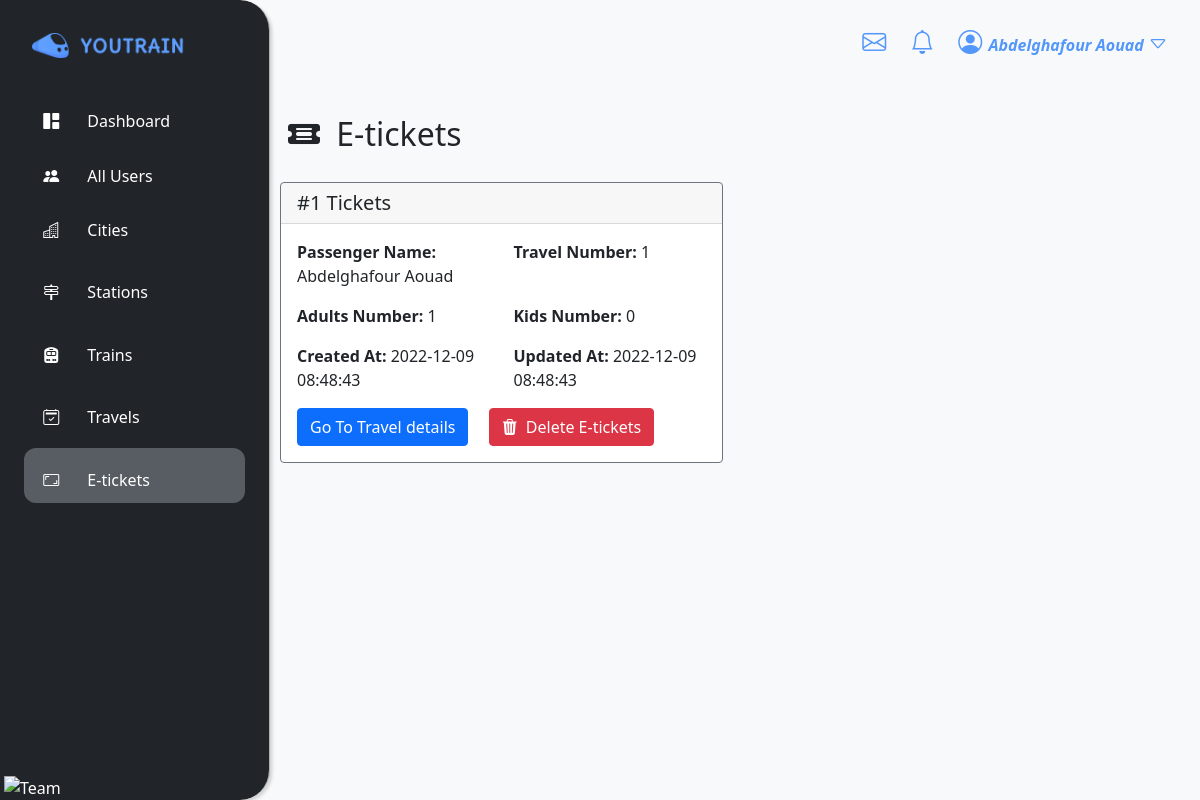
The app's page /tickets.php (signed in), older data.
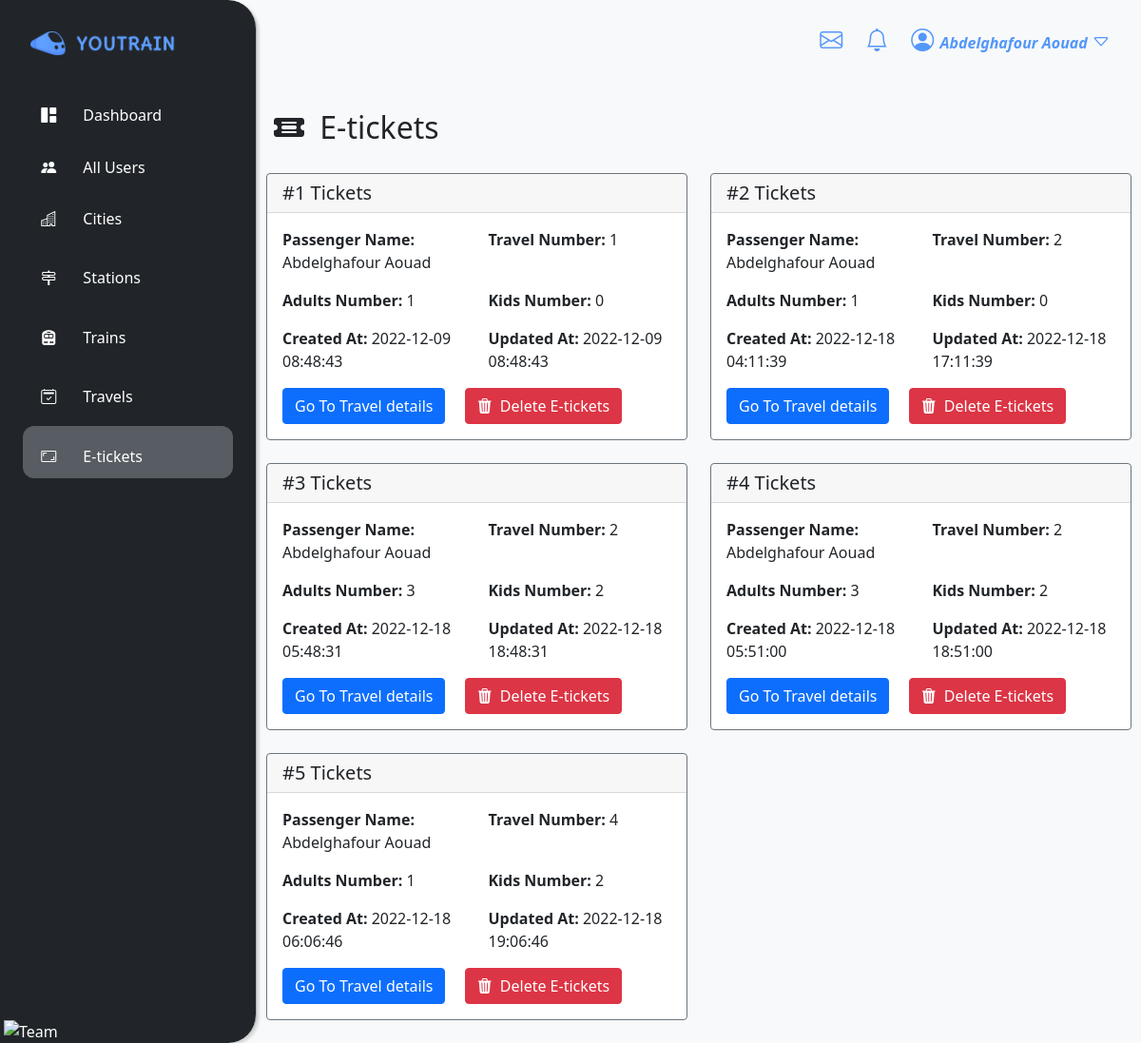
The same page, newer data.
### tables this page shows
CREATE TABLE IF NOT EXISTS `bookings` (
  `id` int NOT NULL AUTO_INCREMENT,
  `user_id` int NOT NULL,
  `travel_id` int NOT NULL,
  `nbr_adults` int NOT NULL,
  `nbr_kids` int NOT NULL,
  `created_at` timestamp NOT NULL DEFAULT CURRENT_TIMESTAMP,
  `updated_at` timestamp NOT NULL DEFAULT CURRENT_TIMESTAMP,
  PRIMARY KEY (`id`)
);

CREATE TABLE IF NOT EXISTS `users` (
  `id` int NOT NULL AUTO_INCREMENT,
  `first_name` varchar(50) NOT NULL,
  `last_name` varchar(50) NOT NULL,
  `age` int DEFAULT NULL,
  `email` varchar(255) NOT NULL,
  `phone` varchar(18) DEFAULT NULL,
  `password` varchar(255) NOT NULL,
  `admin` int NOT NULL DEFAULT '0',
  `created_at` timestamp NOT NULL DEFAULT CURRENT_TIMESTAMP,
  `updated_at` timestamp NOT NULL,
  `updated_by` int NOT NULL,
  PRIMARY KEY (`id`)
);

CREATE TABLE IF NOT EXISTS `travels` (
  `id` int NOT NULL AUTO_INCREMENT,
  `time` float NOT NULL,
  `price` float NOT NULL,
  `seat` int NOT NULL DEFAULT '0',
  `start_station_id` int NOT NULL,
  `end_station_id` int NOT NULL,
  `date_start` timestamp NOT NULL,
  `created_at` timestamp NOT NULL DEFAULT CURRENT_TIMESTAMP,
  `updated_at` timestamp NOT NULL,
  `created_by` int NOT NULL,
  `updated_by` int DEFAULT NULL,
  `train_id` int NOT NULL,
  PRIMARY KEY (`id`)
);

### models/connection.php (called while the page is built, shortened)
<?php
class Connection
{
      private $serv = 'localhost';
      private $user = 'root';
      private $pass = '';
      private $bd = 'youtrain';
      private function pdoConnection()
      {
            $con = new PDO('mysql:host=' . $this->serv . ';dbname=' . $this->bd, $this->user, $this->pass);
            $con->setAttribute(PDO::ATTR_DEFAULT_FETCH_MODE, PDO::FETCH_ASSOC);
            try {
                  return $con;
            } catch (PDOException $e) {
                  echo 'Database Error: ' . $e->getMessage();
            }
      }
      public function connect()
      {
            return $this->pdoConnection();
      }
}

### models/ticket.php (called while the page is built, shortened)
<?php
require_once 'connection.php';
class Ticket extends Connection
{
    public function allTickets()
    {
        $sql = "SELECT bookings.*,
                travels.id as travel_number,
                users.first_name as first_name,
                users.last_name as last_name
                from bookings
                inner join users on users.id = bookings.user_id
                inner join travels on travels.id = bookings.travel_id";
        $stmt = $this->connect()->prepare($sql);
        $stmt->execute();
        $result = $stmt->fetchAll();
        return $result;
    }
}

### views/allTickets.php (the view)
<?php
include_once './models/ticket.php';
$all_tickets = new Ticket();
$tickets = $all_tickets->allTickets();
?>
<div class="row row-cols-1 row-cols-md-2 g-4">
    <?php
    foreach ($tickets as $ticket) {
    ?>
        <div class="col">
            <div class="card border-secondary">
                <h5 class="card-header">#<?= $ticket["id"] ?> Tickets</h5>
                <div class="card-body">
                    <div class="row row-cols-2">
                        <p class="col"><span class="fw-bold">Passenger Name: </span> <?= $ticket['first_name'] . " " . $ticket['last_name']  ?></p>
                        <p class="col"><span class="fw-bold">Travel Number: </span> <?= $ticket["travel_number"] ?></p>
                    </div>
                    <div class="row row-cols-2">
                        <p class="col"><span class="fw-bold">Adults Number: </span> <?= $ticket["nbr_adults"] ?></p>
                        <p class="col"><span class="fw-bold">Kids Number: </span> <?= $ticket["nbr_kids"] ?></p>
                    </div>
                    <div class="row row-cols-2">
                        <p class="col"><span class="fw-bold">Created At: </span> <?= $ticket["created_at"] ?></p>
                        <p class="col"><span class="fw-bold">Updated At: </span> <?= $ticket["updated_at"] ?></p>
                    </div>
                    <div class="">
                        <a href="traveldetails.php?id=<?= $ticket["travel_number"]; ?>" class="btn btn-primary me-3">Go To Travel details</a>
                        <a href="controllers/ticketController.php?id=<?= $ticket['id']; ?>" class="btn btn-danger"><i class="bi bi-trash3-fill users-icon me-1"></i> Delete E-tickets</a>
                    </div>
                </div>
            </div>
        </div>
    <?php
    }
    ?>
</div>

Row changes from the older to the newer data that the page shows:
added bookings: id "2", user.first_name "Abdelghafour", user.last_name "Aouad", travel "2", nbr_adults "1", nbr_kids "0", created_at "2022-12-18 04:11:39", updated_at "2022-12-18 17:11:39"
added bookings: id "3", user.first_name "Abdelghafour", user.last_name "Aouad", travel "2", nbr_adults "3", nbr_kids "2", created_at "2022-12-18 05:48:31", updated_at "2022-12-18 18:48:31"
added bookings: id "4", user.first_name "Abdelghafour", user.last_name "Aouad", travel "2", nbr_adults "3", nbr_kids "2", created_at "2022-12-18 05:51:00", updated_at "2022-12-18 18:51:00"
added bookings: id "5", user.first_name "Abdelghafour", user.last_name "Aouad", travel "4", nbr_adults "1", nbr_kids "2", created_at "2022-12-18 06:06:46", updated_at "2022-12-18 19:06:46"
